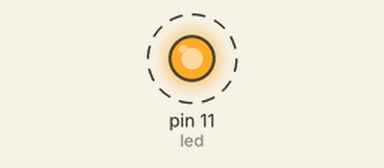
The sketch below on a simulated Arduino Uno, built with avr-gcc and run on an emulated ATmega328P. Parts: output pins drawn as LEDs (lit = HIGH). Dashed ring = blinking.

Above: at 0.02 s.
Timing chart, 0 to 3.0 s (numbered marks = the images above):
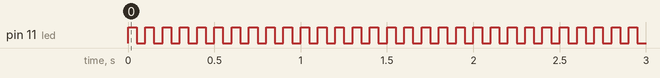

Measured:
- by itself, pin 11 (led): alternates HIGH for 0.05 s and LOW for 0.05 s

The sketch:

Led_01.ino
```cpp
void setup() {
  pinMode(11, OUTPUT); // led
}

void loop() {
  digitalWrite(11, HIGH);
  delay(50);
  digitalWrite(11, LOW);
  delay(50);
}
```
